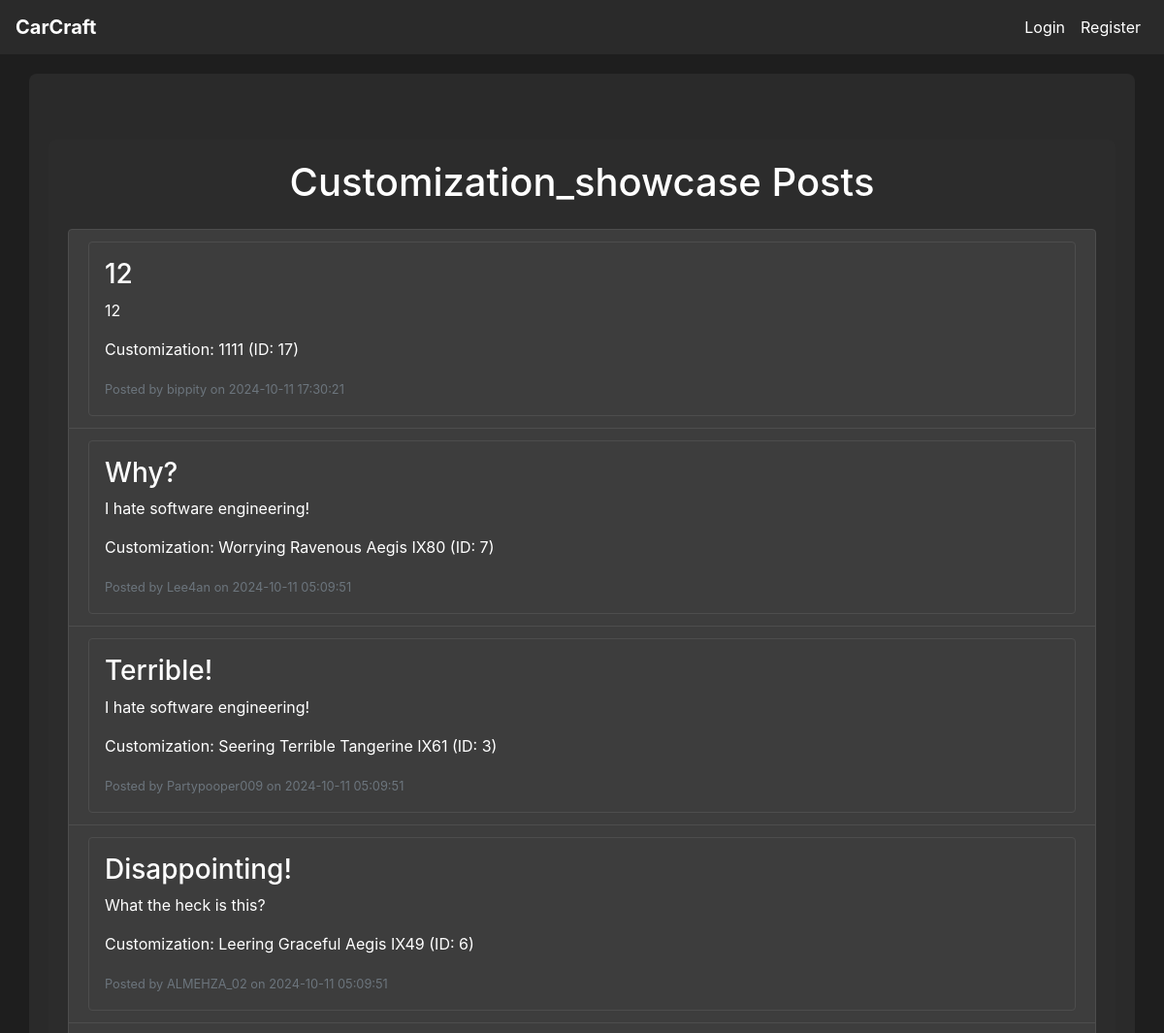
Before: /forum/category/customization_showcase (upper part) with the older database file.
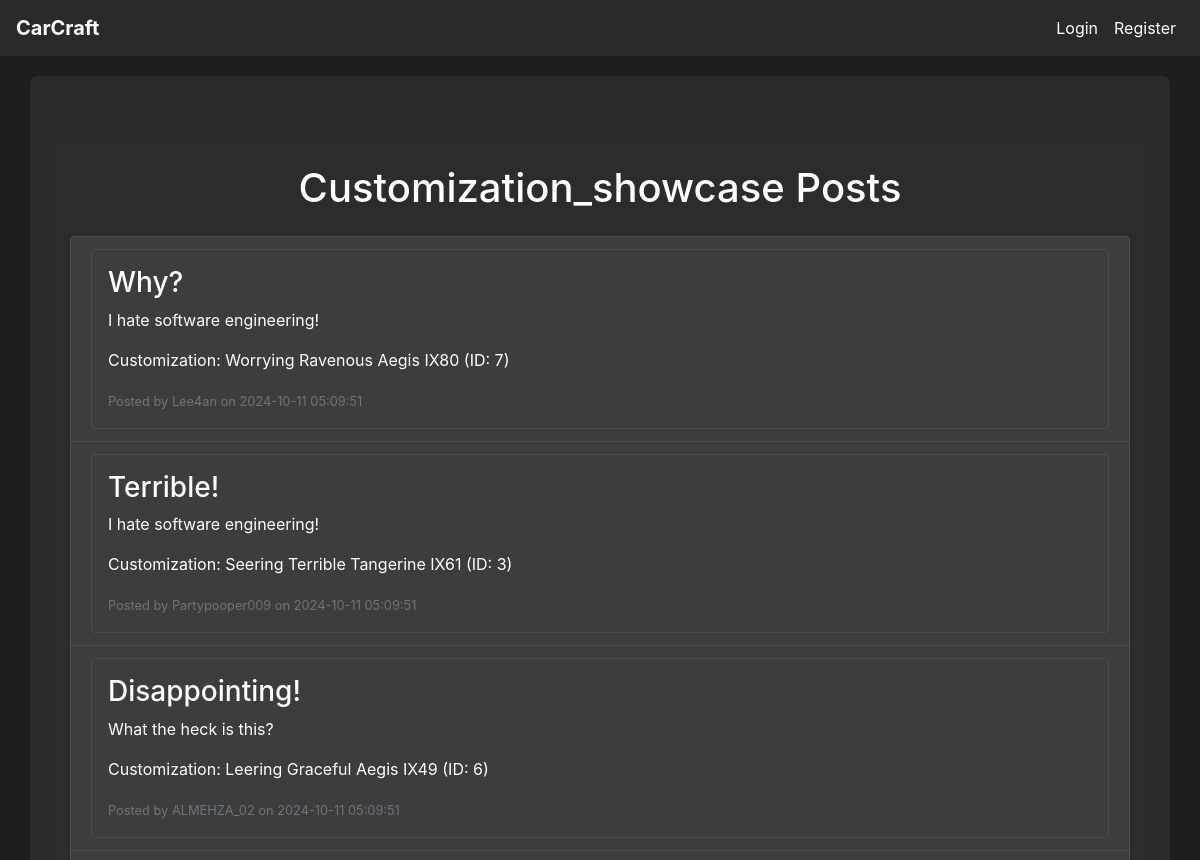
After: the same page with the newer database file.
### tables this page shows
CREATE TABLE post (
    post_id INTEGER PRIMARY KEY AUTOINCREMENT,
    customization_id INTEGER,
    user_id INTEGER NOT NULL,
    title VARCHAR(255) NOT NULL,
    description TEXT,
    category TEXT,
    created_at DATETIME DEFAULT CURRENT_TIMESTAMP,
    FOREIGN KEY (customization_id) REFERENCES customization(customization_id),
    FOREIGN KEY (user_id) REFERENCES user(user_id)
);

CREATE TABLE customization (
    customization_id INTEGER PRIMARY KEY AUTOINCREMENT,
    customization_name VARCHAR(100) NOT NULL,
    user_id INTEGER NOT NULL,
    model_id INTEGER NOT NULL,
    color_id INTEGER NOT NULL,
    wheel_id INTEGER NOT NULL,
    created_at DATETIME DEFAULT CURRENT_TIMESTAMP,
    FOREIGN KEY (user_id) REFERENCES user(user_id),
    FOREIGN KEY (model_id) REFERENCES model(model_id),
    FOREIGN KEY (color_id) REFERENCES color(color_id),
    FOREIGN KEY (wheel_id) REFERENCES wheel_set(wheel_id)
);

CREATE TABLE user (
    user_id INTEGER PRIMARY KEY AUTOINCREMENT,
    username VARCHAR(64) NOT NULL,
    email VARCHAR(100) NOT NULL,
    password_hash VARCHAR(255) NOT NULL,
    created_at DATETIME DEFAULT CURRENT_TIMESTAMP,
    admin INTEGER DEFAULT 0
);

### app.py (the view)
@app.route('/forum/category/<string:category_name>', methods=['GET'])
def posts_by_category(category_name):
    conn = get_db_connection()
    query = '''
        SELECT p.post_id, p.title, p.description, p.created_at, p.user_id, u.username,
               c.customization_name, c.customization_id
        FROM post p
        JOIN user u ON p.user_id = u.user_id
        LEFT JOIN customization c ON p.customization_id = c.customization_id
        WHERE p.category = ?
        ORDER BY p.created_at DESC
    '''
    posts = conn.execute(query, (category_name,)).fetchall()
    conn.close()
    return render_template('category_posts.html', posts=posts, category_name=category_name)

### app.py (called while the page is built)
def get_db_connection():
    conn = sqlite3.connect(DATABASE)
    conn.row_factory = sqlite3.Row  # This enables column access by name: row['column_name']
    return conn

### templates/category_posts.html (shortened to what this page needs)
{% extends "base.html" %}
{% block content %}
<div class="container mt-5">
    <h1 class="text-center mb-4">{{ category_name | capitalize }} Posts</h1>
    {% if posts %}
        <ul class="list-group">
            {% for post in posts %}
                <li class="list-group-item">
                    <a href="{{ url_for('view_post', post_id=post['post_id']) }}" class="text-decoration-none">
                        <div class="p-3 border rounded">
                            <h3>{{ post['title'] }}</h3>
                            <p>{{ post['description'] }}</p>
                            {% if post['customization_name'] %}
                                <p class="mt-2">Customization: {{ post['customization_name'] }} (ID: {{ post['customization_id'] }})</p>
                            {% else %}
                                <p class="mt-2">Customization: None</p>
                            {% endif %}
                            <small class="text-muted">Posted by {{ post['username'] }} on {{ post['created_at'] }}</small>
                        </div>
                </a>
                </li>
            {% endfor %}
        </ul>
    {% else %}
        <p class="text-center">No posts available in this category.</p>
    {% endif %}
</div>
{% endblock %}

Changed rows visible on the page:
removed post: title "12", description "12", customization_name "1111", customization_id "17", username "bippity", created_at "2024-10-11 17:30:21"
